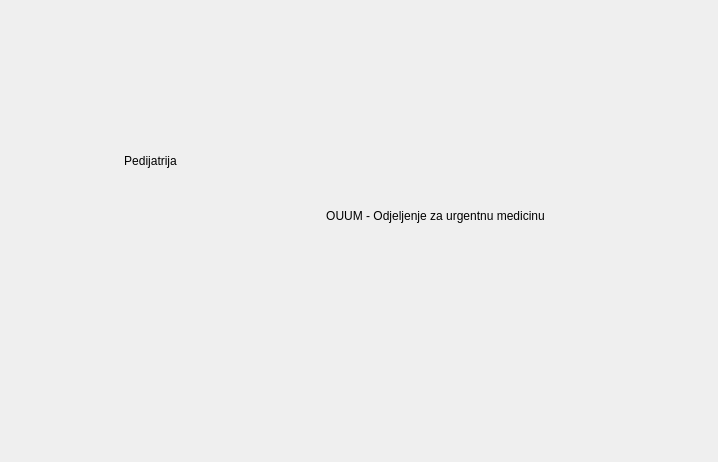
<?xml version="1.0" encoding="UTF-8"?>
<ui version="4.0">
 <class>Departments</class>
 <widget class="QWidget" name="Departments">
  <property name="geometry">
   <rect>
    <x>0</x>
    <y>0</y>
    <width>718</width>
    <height>462</height>
   </rect>
  </property>
  <property name="windowTitle">
   <string>Form</string>
  </property>
  <widget class="QPushButton" name="urgentnaPushButton">
   <property name="geometry">
    <rect>
     <x>250</x>
     <y>180</y>
     <width>371</width>
     <height>71</height>
    </rect>
   </property>
   <property name="text">
    <string>OUUM - Odjeljenje za urgentnu medicinu</string>
   </property>
   <property name="flat">
    <bool>true</bool>
   </property>
  </widget>
  <widget class="QPushButton" name="pedijatrijaPushButton">
   <property name="geometry">
    <rect>
     <x>50</x>
     <y>140</y>
     <width>201</width>
     <height>41</height>
    </rect>
   </property>
   <property name="text">
    <string>Pedijatrija</string>
   </property>
   <property name="flat">
    <bool>true</bool>
   </property>
  </widget>
 </widget>
 <resources/>
 <connections/>
</ui>
